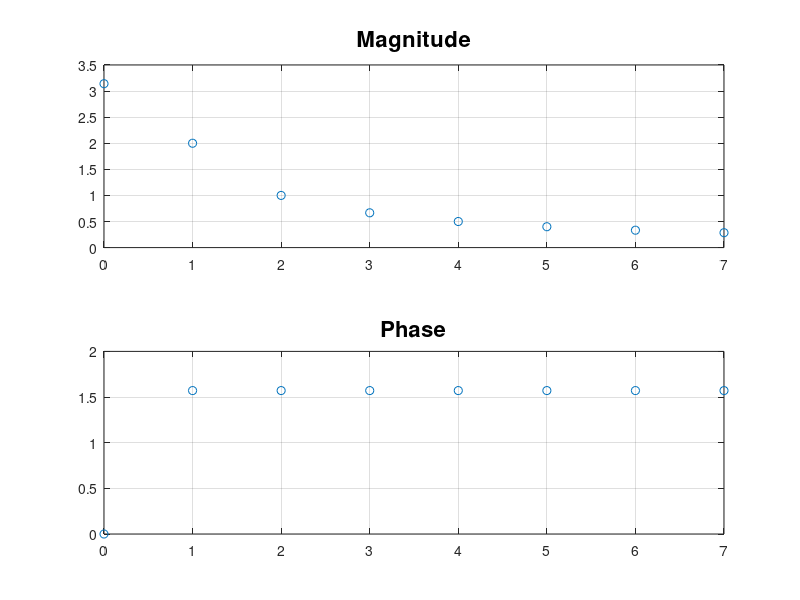

Source code (MATLAB):
T=pi;
t0=0;
wo=2*pi/T;
n=0:7;
fun = @(t) 2*t*exp(-1i*n*wo*t);
Cn = 1/T*integral(fun,t0,T,'ArrayValued',true);
fun = @(t) 2*(1-t)*exp(-1i*n*wo*t);
k=[ Cn(1) 2*Cn(2:end)];
m=abs(k);
ph=angle(k);
subplot(211); plot(n,m, 'o');grid;title('Magnitude','FontSize',16);
subplot(212); plot(n,ph,'o');grid;title('Phase','FontSize',16);